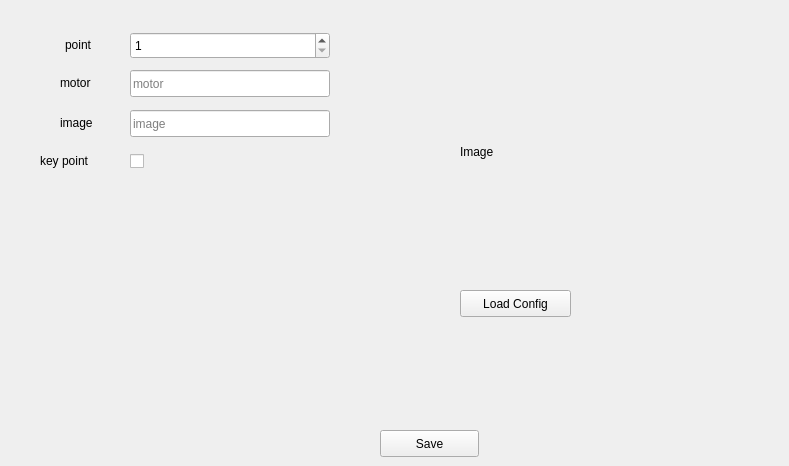
    <widget class="QWidget" name="pointedit">
     <property name="sizePolicy">
      <sizepolicy hsizetype="Expanding" vsizetype="Expanding">
       <horstretch>1</horstretch>
       <verstretch>1</verstretch>
      </sizepolicy>
     </property>
     <widget class="QLabel" name="label_task_name">
      <property name="geometry">
       <rect>
        <x>65</x>
        <y>34</y>
        <width>41</width>
        <height>21</height>
       </rect>
      </property>
      <property name="text">
       <string>point</string>
      </property>
     </widget>
     <widget class="QLineEdit" name="pointMotor">
      <property name="geometry">
       <rect>
        <x>130</x>
        <y>70</y>
        <width>200</width>
        <height>27</height>
       </rect>
      </property>
      <property name="text">
       <string/>
      </property>
      <property name="readOnly">
       <bool>true</bool>
      </property>
      <property name="placeholderText">
       <string>motor</string>
      </property>
     </widget>
     <widget class="QLabel" name="label_task_name_5">
      <property name="geometry">
       <rect>
        <x>60</x>
        <y>72</y>
        <width>61</width>
        <height>21</height>
       </rect>
      </property>
      <property name="text">
       <string>motor</string>
      </property>
     </widget>
     <widget class="QLabel" name="pointImage">
      <property name="geometry">
       <rect>
        <x>460</x>
        <y>32</y>
        <width>320</width>
        <height>240</height>
       </rect>
      </property>
      <property name="text">
       <string>Image</string>
      </property>
     </widget>
     <widget class="QLineEdit" name="pointImageArea">
      <property name="geometry">
       <rect>
        <x>130</x>
        <y>110</y>
        <width>200</width>
        <height>27</height>
       </rect>
      </property>
      <property name="text">
       <string/>
      </property>
      <property name="readOnly">
       <bool>true</bool>
      </property>
      <property name="placeholderText">
       <string>image</string>
      </property>
     </widget>
     <widget class="QLabel" name="label_task_name_8">
      <property name="geometry">
       <rect>
        <x>60</x>
        <y>112</y>
        <width>61</width>
        <height>21</height>
       </rect>
      </property>
      <property name="text">
       <string>image</string>
      </property>
     </widget>
     <widget class="QPushButton" name="pointSaveBtn">
      <property name="geometry">
       <rect>
        <x>380</x>
        <y>430</y>
        <width>99</width>
        <height>27</height>
       </rect>
      </property>
      <property name="text">
       <string>Save</string>
      </property>
     </widget>
     <widget class="QCheckBox" name="keyPoint">
      <property name="geometry">
       <rect>
        <x>130</x>
        <y>150</y>
        <width>21</width>
        <height>22</height>
       </rect>
      </property>
      <property name="text">
       <string/>
      </property>
     </widget>
     <widget class="QLabel" name="label_motor2_3">
      <property name="geometry">
       <rect>
        <x>40</x>
        <y>150</y>
        <width>71</width>
        <height>21</height>
       </rect>
      </property>
      <property name="text">
       <string>key point</string>
      </property>
     </widget>
     <widget class="QPushButton" name="loadConfigBtn">
      <property name="geometry">
       <rect>
        <x>460</x>
        <y>290</y>
        <width>111</width>
        <height>27</height>
       </rect>
      </property>
      <property name="text">
       <string>Load Config</string>
      </property>
     </widget>
     <widget class="QSpinBox" name="pointNum">
      <property name="geometry">
       <rect>
        <x>130</x>
        <y>32</y>
        <width>200</width>
        <height>27</height>
       </rect>
      </property>
      <property name="minimum">
       <number>1</number>
      </property>
      <property name="maximum">
       <number>200</number>
      </property>
     </widget>
    </widget>
